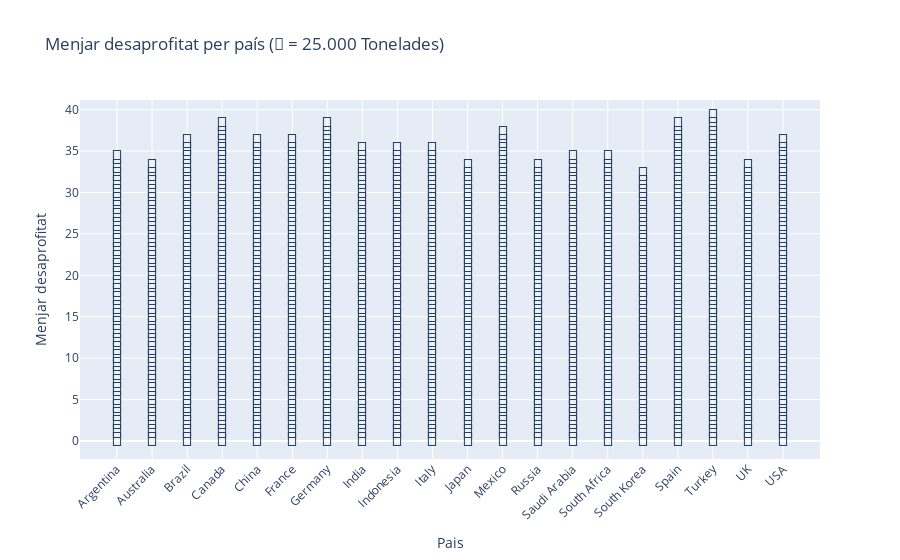

Notebook source saved alongside this figure:
### Code cell
ICON = "🥦"
UNIT = 25000    # 1 icon = 25000 tons

# Icones per pais
df_avg["ICONS"] = (df_avg["Total Waste (Tons) average"] / UNIT).apply(math.ceil)

# Llistes per cada pictograma
countries = []
icons = []
for _, row in df_avg.iterrows():
    for i in range(row["ICONS"]):
        countries.append(row["Country"])
        icons.append(ICON)

# Per cada pais
pictogram_df = pd.DataFrame({"Country": countries, "ICON": icons})
pictogram_df["y"] = pictogram_df.groupby("Country").cumcount()

# Pictograma
fig = go.Figure()

for country in pictogram_df["Country"].unique():
    subset = pictogram_df[pictogram_df["Country"] == country]
    fig.add_trace(go.Scatter(
        x=[country]*len(subset),
        y=subset["y"],
        mode="text",
        text=subset["ICON"],
        textfont=dict(size=20),
        hoverinfo="skip"
    ))

fig.update_layout(
    title="Menjar desaprofitat per país (🥦 = 25.000 Tonelades)",
    xaxis_title="Pais",
    yaxis_title="Menjar desaprofitat",
    showlegend=False,
    height=1000
)

fig.update_xaxes(tickangle=-45)

fig.show()

### Figure 1 — Plotly figure (JSON) as saved in the notebook; plotly's stock layout.template omitted (floating-point values rounded to 4 significant figures)
{"data": [{"hoverinfo": "skip", "mode": "text", "text": ["🥦", "🥦", "🥦", "🥦", "🥦", "🥦", "🥦", "🥦", "🥦", "🥦", "🥦", "🥦", "🥦", "🥦", "🥦", "🥦", "🥦", "🥦", "🥦", "🥦", "🥦", "🥦", "🥦", "🥦", "🥦", "🥦", "🥦", "🥦", "🥦", "🥦", "🥦", "🥦", "🥦", "🥦", "🥦"], "textfont": {"size": 20}, "type": "scatter", "x": ["Argentina", "Argentina", "Argentina", "Argentina", "Argentina", "Argentina", "Argentina", "Argentina", "Argentina", "Argentina", "Argentina", "Argentina", "Argentina", "Argentina", "Argentina", "Argentina", "Argentina", "Argentina", "Argentina", "Argentina", "Argentina", "Argentina", "Argentina", "Argentina", "Argentina", "Argentina", "Argentina", "Argentina", "Argentina", "Argentina", "Argentina", "Argentina", "Argentina", "Argentina", "Argentina"], "y": [0, 1, 2, 3, 4, 5, 6, 7, 8, 9, 10, 11, 12, 13, 14, 15, 16, 17, 18, 19, 20, 21, 22, 23, 24, 25, 26, 27, 28, 29, 30, 31, 32, 33, 34]}, {"hoverinfo": "skip", "mode": "text", "text": ["🥦", "🥦", "🥦", "🥦", "🥦", "🥦", "🥦", "🥦", "🥦", "🥦", "🥦", "🥦", "🥦", "🥦", "🥦", "🥦", "🥦", "🥦", "🥦", "🥦", "🥦", "🥦", "🥦", "🥦", "🥦", "🥦", "🥦", "🥦", "🥦", "🥦", "🥦", "🥦", "🥦", "🥦"], "textfont": {"size": 20}, "type": "scatter", "x": ["Australia", "Australia", "Australia", "Australia", "Australia", "Australia", "Australia", "Australia", "Australia", "Australia", "Australia", "Australia", "Australia", "Australia", "Australia", "Australia", "Australia", "Australia", "Australia", "Australia", "Australia", "Australia", "Australia", "Australia", "Australia", "Australia", "Australia", "Australia", "Australia", "Australia", "Australia", "Australia", "Australia", "Australia"], "y": [0, 1, 2, 3, 4, 5, 6, 7, 8, 9, 10, 11, 12, 13, 14, 15, 16, 17, 18, 19, 20, 21, 22, 23, 24, 25, 26, 27, 28, 29, 30, 31, 32, 33]}, {"hoverinfo": "skip", "mode": "text", "text": ["🥦", "🥦", "🥦", "🥦", "🥦", "🥦", "🥦", "🥦", "🥦", "🥦", "🥦", "🥦", "🥦", "🥦", "🥦", "🥦", "🥦", "🥦", "🥦", "🥦", "🥦", "🥦", "🥦", "🥦", "🥦", "🥦", "🥦", "🥦", "🥦", "🥦", "🥦", "🥦", "🥦", "🥦", "🥦", "🥦", "🥦"], "textfont": {"size": 20}, "type": "scatter", "x": ["Brazil", "Brazil", "Brazil", "Brazil", "Brazil", "Brazil", "Brazil", "Brazil", "Brazil", "Brazil", "Brazil", "Brazil", "Brazil", "Brazil", "Brazil", "Brazil", "Brazil", "Brazil", "Brazil", "Brazil", "Brazil", "Brazil", "Brazil", "Brazil", "Brazil", "Brazil", "Brazil", "Brazil", "Brazil", "Brazil", "Brazil", "Brazil", "Brazil", "Brazil", "Brazil", "Brazil", "Brazil"], "y": [0, 1, 2, 3, 4, 5, 6, 7, 8, 9, 10, 11, 12, 13, 14, 15, 16, 17, 18, 19, 20, 21, 22, 23, 24, 25, 26, 27, 28, 29, 30, 31, 32, 33, 34, 35, 36]}, {"hoverinfo": "skip", "mode": "text", "text": ["🥦", "🥦", "🥦", "🥦", "🥦", "🥦", "🥦", "🥦", "🥦", "🥦", "🥦", "🥦", "🥦", "🥦", "🥦", "🥦", "🥦", "🥦", "🥦", "🥦", "🥦", "🥦", "🥦", "🥦", "🥦", "🥦", "🥦", "🥦", "🥦", "🥦", "🥦", "🥦", "🥦", "🥦", "🥦", "🥦", "🥦", "🥦", "🥦"], "textfont": {"size": 20}, "type": "scatter", "x": ["Canada", "Canada", "Canada", "Canada", "Canada", "Canada", "Canada", "Canada", "Canada", "Canada", "Canada", "Canada", "Canada", "Canada", "Canada", "Canada", "Canada", "Canada", "Canada", "Canada", "Canada", "Canada", "Canada", "Canada", "Canada", "Canada", "Canada", "Canada", "Canada", "Canada", "Canada", "Canada", "Canada", "Canada", "Canada", "Canada", "Canada", "Canada", "Canada"], "y": [0, 1, 2, 3, 4, 5, 6, 7, 8, 9, 10, 11, 12, 13, 14, 15, 16, 17, 18, 19, 20, 21, 22, 23, 24, 25, 26, 27, 28, 29, 30, 31, 32, 33, 34, 35, 36, 37, 38]}, {"hoverinfo": "skip", "mode": "text", "text": ["🥦", "🥦", "🥦", "🥦", "🥦", "🥦", "🥦", "🥦", "🥦", "🥦", "🥦", "🥦", "🥦", "🥦", "🥦", "🥦", "🥦", "🥦", "🥦", "🥦", "🥦", "🥦", "🥦", "🥦", "🥦", "🥦", "🥦", "🥦", "🥦", "🥦", "🥦", "🥦", "🥦", "🥦", "🥦", "🥦", "🥦"], "textfont": {"size": 20}, "type": "scatter", "x": ["China", "China", "China", "China", "China", "China", "China", "China", "China", "China", "China", "China", "China", "China", "China", "China", "China", "China", "China", "China", "China", "China", "China", "China", "China", "China", "China", "China", "China", "China", "China", "China", "China", "China", "China", "China", "China"], "y": [0, 1, 2, 3, 4, 5, 6, 7, 8, 9, 10, 11, 12, 13, 14, 15, 16, 17, 18, 19, 20, 21, 22, 23, 24, 25, 26, 27, 28, 29, 30, 31, 32, 33, 34, 35, 36]}, {"hoverinfo": "skip", "mode": "text", "text": ["🥦", "🥦", "🥦", "🥦", "🥦", "🥦", "🥦", "🥦", "🥦", "🥦", "🥦", "🥦", "🥦", "🥦", "🥦", "🥦", "🥦", "🥦", "🥦", "🥦", "🥦", "🥦", "🥦", "🥦", "🥦", "🥦", "🥦", "🥦", "🥦", "🥦", "🥦", "🥦", "🥦", "🥦", "🥦", "🥦", "🥦"], "textfont": {"size": 20}, "type": "scatter", "x": ["France", "France", "France", "France", "France", "France", "France", "France", "France", "France", "France", "France", "France", "France", "France", "France", "France", "France", "France", "France", "France", "France", "France", "France", "France", "France", "France", "France", "France", "France", "France", "France", "France", "France", "France", "France", "France"], "y": [0, 1, 2, 3, 4, 5, 6, 7, 8, 9, 10, 11, 12, 13, 14, 15, 16, 17, 18, 19, 20, 21, 22, 23, 24, 25, 26, 27, 28, 29, 30, 31, 32, 33, 34, 35, 36]}, {"hoverinfo": "skip", "mode": "text", "text": ["🥦", "🥦", "🥦", "🥦", "🥦", "🥦", "🥦", "🥦", "🥦", "🥦", "🥦", "🥦", "🥦", "🥦", "🥦", "🥦", "🥦", "🥦", "🥦", "🥦", "🥦", "🥦", "🥦", "🥦", "🥦", "🥦", "🥦", "🥦", "🥦", "🥦", "🥦", "🥦", "🥦", "🥦", "🥦", "🥦", "🥦", "🥦", "🥦"], "textfont": {"size": 20}, "type": "scatter", "x": ["Germany", "Germany", "Germany", "Germany", "Germany", "Germany", "Germany", "Germany", "Germany", "Germany", "Germany", "Germany", "Germany", "Germany", "Germany", "Germany", "Germany", "Germany", "Germany", "Germany", "Germany", "Germany", "Germany", "Germany", "Germany", "Germany", "Germany", "Germany", "Germany", "Germany", "Germany", "Germany", "Germany", "Germany", "Germany", "Germany", "Germany", "Germany", "Germany"], "y": [0, 1, 2, 3, 4, 5, 6, 7, 8, 9, 10, 11, 12, 13, 14, 15, 16, 17, 18, 19, 20, 21, 22, 23, 24, 25, 26, 27, 28, 29, 30, 31, 32, 33, 34, 35, 36, 37, 38]}, {"hoverinfo": "skip", "mode": "text", "text": ["🥦", "🥦", "🥦", "🥦", "🥦", "🥦", "🥦", "🥦", "🥦", "🥦", "🥦", "🥦", "🥦", "🥦", "🥦", "🥦", "🥦", "🥦", "🥦", "🥦", "🥦", "🥦", "🥦", "🥦", "🥦", "🥦", "🥦", "🥦", "🥦", "🥦", "🥦", "🥦", "🥦", "🥦", "🥦", "🥦"], "textfont": {"size": 20}, "type": "scatter", "x": ["India", "India", "India", "India", "India", "India", "India", "India", "India", "India", "India", "India", "India", "India", "India", "India", "India", "India", "India", "India", "India", "India", "India", "India", "India", "India", "India", "India", "India", "India", "India", "India", "India", "India", "India", "India"], "y": [0, 1, 2, 3, 4, 5, 6, 7, 8, 9, 10, 11, 12, 13, 14, 15, 16, 17, 18, 19, 20, 21, 22, 23, 24, 25, 26, 27, 28, 29, 30, 31, 32, 33, 34, 35]}, {"hoverinfo": "skip", "mode": "text", "text": ["🥦", "🥦", "🥦", "🥦", "🥦", "🥦", "🥦", "🥦", "🥦", "🥦", "🥦", "🥦", "🥦", "🥦", "🥦", "🥦", "🥦", "🥦", "🥦", "🥦", "🥦", "🥦", "🥦", "🥦", "🥦", "🥦", "🥦", "🥦", "🥦", "🥦", "🥦", "🥦", "🥦", "🥦", "🥦", "🥦"], "textfont": {"size": 20}, "type": "scatter", "x": ["Indonesia", "Indonesia", "Indonesia", "Indonesia", "Indonesia", "Indonesia", "Indonesia", "Indonesia", "Indonesia", "Indonesia", "Indonesia", "Indonesia", "Indonesia", "Indonesia", "Indonesia", "Indonesia", "Indonesia", "Indonesia", "Indonesia", "Indonesia", "Indonesia", "Indonesia", "Indonesia", "Indonesia", "Indonesia", "Indonesia", "Indonesia", "Indonesia", "Indonesia", "Indonesia", "Indonesia", "Indonesia", "Indonesia", "Indonesia", "Indonesia", "Indonesia"], "y": [0, 1, 2, 3, 4, 5, 6, 7, 8, 9, 10, 11, 12, 13, 14, 15, 16, 17, 18, 19, 20, 21, 22, 23, 24, 25, 26, 27, 28, 29, 30, 31, 32, 33, 34, 35]}, {"hoverinfo": "skip", "mode": "text", "text": ["🥦", "🥦", "🥦", "🥦", "🥦", "🥦", "🥦", "🥦", "🥦", "🥦", "🥦", "🥦", "🥦", "🥦", "🥦", "🥦", "🥦", "🥦", "🥦", "🥦", "🥦", "🥦", "🥦", "🥦", "🥦", "🥦", "🥦", "🥦", "🥦", "🥦", "🥦", "🥦", "🥦", "🥦", "🥦", "🥦"], "textfont": {"size": 20}, "type": "scatter", "x": ["Italy", "Italy", "Italy", "Italy", "Italy", "Italy", "Italy", "Italy", "Italy", "Italy", "Italy", "Italy", "Italy", "Italy", "Italy", "Italy", "Italy", "Italy", "Italy", "Italy", "Italy", "Italy", "Italy", "Italy", "Italy", "Italy", "Italy", "Italy", "Italy", "Italy", "Italy", "Italy", "Italy", "Italy", "Italy", "Italy"], "y": [0, 1, 2, 3, 4, 5, 6, 7, 8, 9, 10, 11, 12, 13, 14, 15, 16, 17, 18, 19, 20, 21, 22, 23, 24, 25, 26, 27, 28, 29, 30, 31, 32, 33, 34, 35]}, {"hoverinfo": "skip", "mode": "text", "text": ["🥦", "🥦", "🥦", "🥦", "🥦", "🥦", "🥦", "🥦", "🥦", "🥦", "🥦", "🥦", "🥦", "🥦", "🥦", "🥦", "🥦", "🥦", "🥦", "🥦", "🥦", "🥦", "🥦", "🥦", "🥦", "🥦", "🥦", "🥦", "🥦", "🥦", "🥦", "🥦", "🥦", "🥦"], "textfont": {"size": 20}, "type": "scatter", "x": ["Japan", "Japan", "Japan", "Japan", "Japan", "Japan", "Japan", "Japan", "Japan", "Japan", "Japan", "Japan", "Japan", "Japan", "Japan", "Japan", "Japan", "Japan", "Japan", "Japan", "Japan", "Japan", "Japan", "Japan", "Japan", "Japan", "Japan", "Japan", "Japan", "Japan", "Japan", "Japan", "Japan", "Japan"], "y": [0, 1, 2, 3, 4, 5, 6, 7, 8, 9, 10, 11, 12, 13, 14, 15, 16, 17, 18, 19, 20, 21, 22, 23, 24, 25, 26, 27, 28, 29, 30, 31, 32, 33]}, {"hoverinfo": "skip", "mode": "text", "text": ["🥦", "🥦", "🥦", "🥦", "🥦", "🥦", "🥦", "🥦", "🥦", "🥦", "🥦", "🥦", "🥦", "🥦", "🥦", "🥦", "🥦", "🥦", "🥦", "🥦", "🥦", "🥦", "🥦", "🥦", "🥦", "🥦", "🥦", "🥦", "🥦", "🥦", "🥦", "🥦", "🥦", "🥦", "🥦", "🥦", "🥦", "🥦"], "textfont": {"size": 20}, "type": "scatter", "x": ["Mexico", "Mexico", "Mexico", "Mexico", "Mexico", "Mexico", "Mexico", "Mexico", "Mexico", "Mexico", "Mexico", "Mexico", "Mexico", "Mexico", "Mexico", "Mexico", "Mexico", "Mexico", "Mexico", "Mexico", "Mexico", "Mexico", "Mexico", "Mexico", "Mexico", "Mexico", "Mexico", "Mexico", "Mexico", "Mexico", "Mexico", "Mexico", "Mexico", "Mexico", "Mexico", "Mexico", "Mexico", "Mexico"], "y": [0, 1, 2, 3, 4, 5, 6, 7, 8, 9, 10, 11, 12, 13, 14, 15, 16, 17, 18, 19, 20, 21, 22, 23, 24, 25, 26, 27, 28, 29, 30, 31, 32, 33, 34, 35, 36, 37]}, {"hoverinfo": "skip", "mode": "text", "text": ["🥦", "🥦", "🥦", "🥦", "🥦", "🥦", "🥦", "🥦", "🥦", "🥦", "🥦", "🥦", "🥦", "🥦", "🥦", "🥦", "🥦", "🥦", "🥦", "🥦", "🥦", "🥦", "🥦", "🥦", "🥦", "🥦", "🥦", "🥦", "🥦", "🥦", "🥦", "🥦", "🥦", "🥦"], "textfont": {"size": 20}, "type": "scatter", "x": ["Russia", "Russia", "Russia", "Russia", "Russia", "Russia", "Russia", "Russia", "Russia", "Russia", "Russia", "Russia", "Russia", "Russia", "Russia", "Russia", "Russia", "Russia", "Russia", "Russia", "Russia", "Russia", "Russia", "Russia", "Russia", "Russia", "Russia", "Russia", "Russia", "Russia", "Russia", "Russia", "Russia", "Russia"], "y": [0, 1, 2, 3, 4, 5, 6, 7, 8, 9, 10, 11, 12, 13, 14, 15, 16, 17, 18, 19, 20, 21, 22, 23, 24, 25, 26, 27, 28, 29, 30, 31, 32, 33]}, {"hoverinfo": "skip", "mode": "text", "text": ["🥦", "🥦", "🥦", "🥦", "🥦", "🥦", "🥦", "🥦", "🥦", "🥦", "🥦", "🥦", "🥦", "🥦", "🥦", "🥦", "🥦", "🥦", "🥦", "🥦", "🥦", "🥦", "🥦", "🥦", "🥦", "🥦", "🥦", "🥦", "🥦", "🥦", "🥦", "🥦", "🥦", "🥦", "🥦"], "textfont": {"size": 20}, "type": "scatter", "x": ["Saudi Arabia", "Saudi Arabia", "Saudi Arabia", "Saudi Arabia", "Saudi Arabia", "Saudi Arabia", "Saudi Arabia", "Saudi Arabia", "Saudi Arabia", "Saudi Arabia", "Saudi Arabia", "Saudi Arabia", "Saudi Arabia", "Saudi Arabia", "Saudi Arabia", "Saudi Arabia", "Saudi Arabia", "Saudi Arabia", "Saudi Arabia", "Saudi Arabia", "Saudi Arabia", "Saudi Arabia", "Saudi Arabia", "Saudi Arabia", "Saudi Arabia", "Saudi Arabia", "Saudi Arabia", "Saudi Arabia", "Saudi Arabia", "Saudi Arabia", "Saudi Arabia", "Saudi Arabia", "Saudi Arabia", "Saudi Arabia", "Saudi Arabia"], "y": [0, 1, 2, 3, 4, 5, 6, 7, 8, 9, 10, 11, 12, 13, 14, 15, 16, 17, 18, 19, 20, 21, 22, 23, 24, 25, 26, 27, 28, 29, 30, 31, 32, 33, 34]}, {"hoverinfo": "skip", "mode": "text", "text": ["🥦", "🥦", "🥦", "🥦", "🥦", "🥦", "🥦", "🥦", "🥦", "🥦", "🥦", "🥦", "🥦", "🥦", "🥦", "🥦", "🥦", "🥦", "🥦", "🥦", "🥦", "🥦", "🥦", "🥦", "🥦", "🥦", "🥦", "🥦", "🥦", "🥦", "🥦", "🥦", "🥦", "🥦", "🥦"], "textfont": {"size": 20}, "type": "scatter", "x": ["South Africa", "South Africa", "South Africa", "South Africa", "South Africa", "South Africa", "South Africa", "South Africa", "South Africa", "South Africa", "South Africa", "South Africa", "South Africa", "South Africa", "South Africa", "South Africa", "South Africa", "South Africa", "South Africa", "South Africa", "South Africa", "South Africa", "South Africa", "South Africa", "South Africa", "South Africa", "South Africa", "South Africa", "South Africa", "South Africa", "South Africa", "South Africa", "South Africa", "South Africa", "South Africa"], "y": [0, 1, 2, 3, 4, 5, 6, 7, 8, 9, 10, 11, 12, 13, 14, 15, 16, 17, 18, 19, 20, 21, 22, 23, 24, 25, 26, 27, 28, 29, 30, 31, 32, 33, 34]}, {"hoverinfo": "skip", "mode": "text", "text": ["🥦", "🥦", "🥦", "🥦", "🥦", "🥦", "🥦", "🥦", "🥦", "🥦", "🥦", "🥦", "🥦", "🥦", "🥦", "🥦", "🥦", "🥦", "🥦", "🥦", "🥦", "🥦", "🥦", "🥦", "🥦", "🥦", "🥦", "🥦", "🥦", "🥦", "🥦", "🥦", "🥦"], "textfont": {"size": 20}, "type": "scatter", "x": ["South Korea", "South Korea", "South Korea", "South Korea", "South Korea", "South Korea", "South Korea", "South Korea", "South Korea", "South Korea", "South Korea", "South Korea", "South Korea", "South Korea", "South Korea", "South Korea", "South Korea", "South Korea", "South Korea", "South Korea", "South Korea", "South Korea", "South Korea", "South Korea", "South Korea", "South Korea", "South Korea", "South Korea", "South Korea", "South Korea", "South Korea", "South Korea", "South Korea"], "y": [0, 1, 2, 3, 4, 5, 6, 7, 8, 9, 10, 11, 12, 13, 14, 15, 16, 17, 18, 19, 20, 21, 22, 23, 24, 25, 26, 27, 28, 29, 30, 31, 32]}, {"hoverinfo": "skip", "mode": "text", "text": ["🥦", "🥦", "🥦", "🥦", "🥦", "🥦", "🥦", "🥦", "🥦", "🥦", "🥦", "🥦", "🥦", "🥦", "🥦", "🥦", "🥦", "🥦", "🥦", "🥦", "🥦", "🥦", "🥦", "🥦", "🥦", "🥦", "🥦", "🥦", "🥦", "🥦", "🥦", "🥦", "🥦", "🥦", "🥦", "🥦", "🥦", "🥦", "🥦"], "textfont": {"size": 20}, "type": "scatter", "x": ["Spain", "Spain", "Spain", "Spain", "Spain", "Spain", "Spain", "Spain", "Spain", "Spain", "Spain", "Spain", "Spain", "Spain", "Spain", "Spain", "Spain", "Spain", "Spain", "Spain", "Spain", "Spain", "Spain", "Spain", "Spain", "Spain", "Spain", "Spain", "Spain", "Spain", "Spain", "Spain", "Spain", "Spain", "Spain", "Spain", "Spain", "Spain", "Spain"], "y": [0, 1, 2, 3, 4, 5, 6, 7, 8, 9, 10, 11, 12, 13, 14, 15, 16, 17, 18, 19, 20, 21, 22, 23, 24, 25, 26, 27, 28, 29, 30, 31, 32, 33, 34, 35, 36, 37, 38]}, {"hoverinfo": "skip", "mode": "text", "text": ["🥦", "🥦", "🥦", "🥦", "🥦", "🥦", "🥦", "🥦", "🥦", "🥦", "🥦", "🥦", "🥦", "🥦", "🥦", "🥦", "🥦", "🥦", "🥦", "🥦", "🥦", "🥦", "🥦", "🥦", "🥦", "🥦", "🥦", "🥦", "🥦", "🥦", "🥦", "🥦", "🥦", "🥦", "🥦", "🥦", "🥦", "🥦", "🥦", "🥦"], "textfont": {"size": 20}, "type": "scatter", "x": ["Turkey", "Turkey", "Turkey", "Turkey", "Turkey", "Turkey", "Turkey", "Turkey", "Turkey", "Turkey", "Turkey", "Turkey", "Turkey", "Turkey", "Turkey", "Turkey", "Turkey", "Turkey", "Turkey", "Turkey", "Turkey", "Turkey", "Turkey", "Turkey", "Turkey", "Turkey", "Turkey", "Turkey", "Turkey", "Turkey", "Turkey", "Turkey", "Turkey", "Turkey", "Turkey", "Turkey", "Turkey", "Turkey", "Turkey", "Turkey"], "y": [0, 1, 2, 3, 4, 5, 6, 7, 8, 9, 10, 11, 12, 13, 14, 15, 16, 17, 18, 19, 20, 21, 22, 23, 24, 25, 26, 27, 28, 29, 30, 31, 32, 33, 34, 35, 36, 37, 38, 39]}, {"hoverinfo": "skip", "mode": "text", "text": ["🥦", "🥦", "🥦", "🥦", "🥦", "🥦", "🥦", "🥦", "🥦", "🥦", "🥦", "🥦", "🥦", "🥦", "🥦", "🥦", "🥦", "🥦", "🥦", "🥦", "🥦", "🥦", "🥦", "🥦", "🥦", "🥦", "🥦", "🥦", "🥦", "🥦", "🥦", "🥦", "🥦", "🥦"], "textfont": {"size": 20}, "type": "scatter", "x": ["UK", "UK", "UK", "UK", "UK", "UK", "UK", "UK", "UK", "UK", "UK", "UK", "UK", "UK", "UK", "UK", "UK", "UK", "UK", "UK", "UK", "UK", "UK", "UK", "UK", "UK", "UK", "UK", "UK", "UK", "UK", "UK", "UK", "UK"], "y": [0, 1, 2, 3, 4, 5, 6, 7, 8, 9, 10, 11, 12, 13, 14, 15, 16, 17, 18, 19, 20, 21, 22, 23, 24, 25, 26, 27, 28, 29, 30, 31, 32, 33]}, {"hoverinfo": "skip", "mode": "text", "text": ["🥦", "🥦", "🥦", "🥦", "🥦", "🥦", "🥦", "🥦", "🥦", "🥦", "🥦", "🥦", "🥦", "🥦", "🥦", "🥦", "🥦", "🥦", "🥦", "🥦", "🥦", "🥦", "🥦", "🥦", "🥦", "🥦", "🥦", "🥦", "🥦", "🥦", "🥦", "🥦", "🥦", "🥦", "🥦", "🥦", "🥦"], "textfont": {"size": 20}, "type": "scatter", "x": ["USA", "USA", "USA", "USA", "USA", "USA", "USA", "USA", "USA", "USA", "USA", "USA", "USA", "USA", "USA", "USA", "USA", "USA", "USA", "USA", "USA", "USA", "USA", "USA", "USA", "USA", "USA", "USA", "USA", "USA", "USA", "USA", "USA", "USA", "USA", "USA", "USA"], "y": [0, 1, 2, 3, 4, 5, 6, 7, 8, 9, 10, 11, 12, 13, 14, 15, 16, 17, 18, 19, 20, 21, 22, 23, 24, 25, 26, 27, 28, 29, 30, 31, 32, 33, 34, 35, 36]}], "layout": {"autosize": true, "showlegend": false, "title": {"text": "Menjar desaprofitat per país (🥦 = 25.000 Tonelades)"}, "xaxis": {"autorange": true, "range": [-1.056, 20.06], "tickangle": -45, "title": {"text": "Pais"}, "type": "category"}, "yaxis": {"autorange": true, "range": [-2.167, 41.17], "title": {"text": "Menjar desaprofitat"}, "type": "linear"}}}
